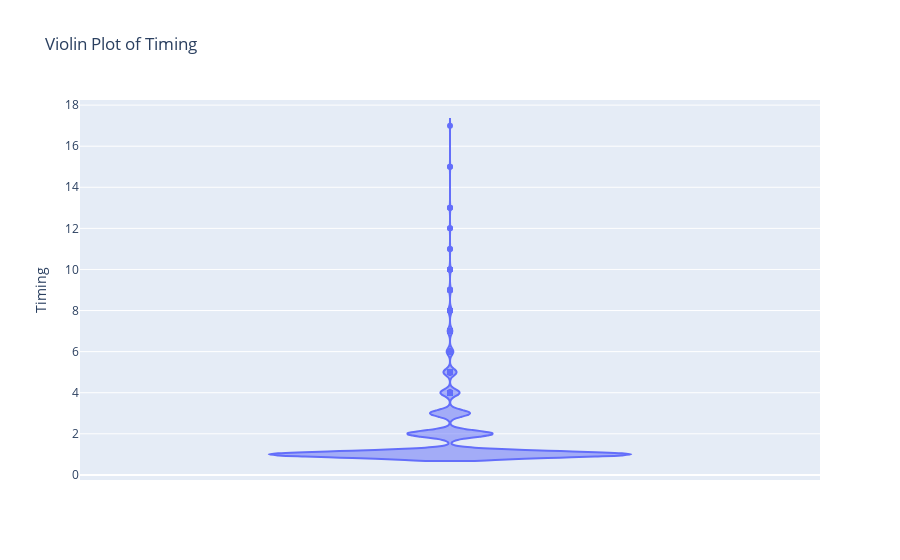

Notebook cell for this chart:
### Code cell
fig = px.violin(TV, y='Timing', title='Violin Plot of Timing')
fig

### Figure 1 — Plotly figure (JSON) as saved in the notebook; plotly's stock layout.template omitted (floating-point values rounded to 4 significant figures; data arrays with more than 128 entries replaced by an {"elided": "..."} marker saying what was removed)
{"data": [{"alignmentgroup": "True", "box": {"visible": false}, "hovertemplate": "Timing=%{y}<extra></extra>", "legendgroup": "", "marker": {"color": "#636efa"}, "name": "", "offsetgroup": "", "orientation": "v", "scalegroup": "True", "showlegend": false, "type": "violin", "x0": " ", "xaxis": "x", "y": {"elided": "2676 int values"}, "y0": " ", "yaxis": "y"}], "layout": {"legend": {"tracegroupgap": 0}, "title": {"text": "Violin Plot of Timing"}, "violinmode": "group", "xaxis": {"anchor": "y", "domain": [0, 1]}, "yaxis": {"anchor": "x", "domain": [0, 1], "title": {"text": "Timing"}}}}
